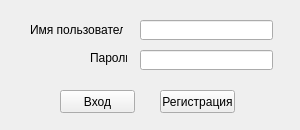
<?xml version="1.0" encoding="UTF-8"?>
<ui version="4.0">
 <class>Form</class>
 <widget class="QWidget" name="Form">
  <property name="geometry">
   <rect>
    <x>0</x>
    <y>0</y>
    <width>300</width>
    <height>130</height>
   </rect>
  </property>
  <property name="windowTitle">
   <string>Регистрация</string>
  </property>
  <widget class="QLineEdit" name="username_edit">
   <property name="geometry">
    <rect>
     <x>140</x>
     <y>20</y>
     <width>133</width>
     <height>20</height>
    </rect>
   </property>
  </widget>
  <widget class="QLineEdit" name="password_edit">
   <property name="geometry">
    <rect>
     <x>140</x>
     <y>50</y>
     <width>133</width>
     <height>20</height>
    </rect>
   </property>
  </widget>
  <widget class="QLabel" name="label">
   <property name="geometry">
    <rect>
     <x>30</x>
     <y>22</y>
     <width>93</width>
     <height>16</height>
    </rect>
   </property>
   <property name="text">
    <string>Имя пользователя</string>
   </property>
  </widget>
  <widget class="QLabel" name="label_2">
   <property name="geometry">
    <rect>
     <x>90</x>
     <y>50</y>
     <width>37</width>
     <height>16</height>
    </rect>
   </property>
   <property name="text">
    <string>Пароль</string>
   </property>
  </widget>
  <widget class="QPushButton" name="reg_button">
   <property name="geometry">
    <rect>
     <x>160</x>
     <y>90</y>
     <width>75</width>
     <height>23</height>
    </rect>
   </property>
   <property name="text">
    <string>Регистрация</string>
   </property>
  </widget>
  <widget class="QPushButton" name="auth_button">
   <property name="geometry">
    <rect>
     <x>60</x>
     <y>90</y>
     <width>75</width>
     <height>23</height>
    </rect>
   </property>
   <property name="text">
    <string>Вход</string>
   </property>
  </widget>
 </widget>
 <resources/>
 <connections/>
</ui>
